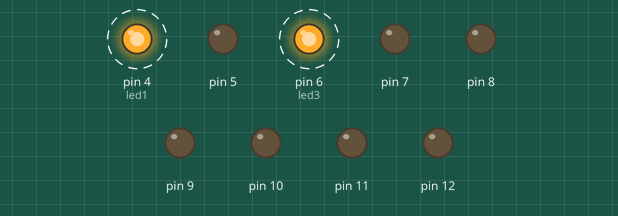
Bench run of a sketch on a simulated Arduino Uno, built with avr-gcc and run on an emulated ATmega328P. Shown: output pins drawn as LEDs (lit = HIGH). Dashed ring = blinking.

Above: at 0.2 s.
Timing chart, 0 to 3.0 s (numbered marks = the images above):
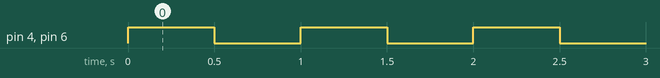

Measured:
- by itself, pin 4 (led1), pin 6 (led3): alternates HIGH for 0.50 s and LOW for 0.50 s

The sketch:

Car_LED_lights_visualisation.ino
```cpp
const int buttonPin1 = 2;
const int buttonPin2 = 3;
//LED1
const int led1 = 4;  //R
const int led2 = 5;  //G
const int led3 = 6;  //B
//LED2
const int led4 = 7;  //R
const int led5 = 8;  //G
const int led6 = 9; //B
//LED3
const int led7 = 10;  //R
const int led8 = 11;  //G
const int led9 = 12; //B

int buttonState1 = 0;
int buttonState2 = 0;

void setup() {
  // put your setup code here, to run once:
pinMode(4, OUTPUT);
pinMode(5, OUTPUT);
pinMode(6, OUTPUT);
pinMode(7, OUTPUT);
pinMode(8, OUTPUT);
pinMode(9, OUTPUT);
pinMode(10, OUTPUT);
pinMode(11, OUTPUT);
pinMode(12, OUTPUT);
pinMode(2,INPUT);
pinMode(3,INPUT);
}

void loop() {
/*    // put your main code here, to run repeatedly:
  buttonState1 = digitalRead(buttonPin1);
  buttonState2 = digitalRead(buttonPin2);

    digitalWrite(led1, LOW);
    //delay(150);
  if(buttonState1 == HIGH && buttonState2 == LOW){

    digitalWrite(led2, HIGH);
    digitalWrite(led3, HIGH);
    delay(150);
    digitalWrite(led5, HIGH);
    digitalWrite(led6, HIGH);
    delay(150);
    digitalWrite(led8, HIGH);
    digitalWrite(led9, HIGH);
    delay(10);
    digitalWrite(led2, LOW);
    digitalWrite(led3, LOW);
    delay(150);
    digitalWrite(led5, LOW);
    digitalWrite(led6, LOW);
    delay(150);
    digitalWrite(led8, LOW);
    digitalWrite(led9, LOW);
    delay(150);

    KNIGHT RIDER
    digitalWrite(led7, HIGH);
    digitalWrite(led9, HIGH);
    delay(150);
    digitalWrite(led4, HIGH);
    digitalWrite(led6, HIGH);
    delay(150);
    digitalWrite(led1, HIGH);
    digitalWrite(led3, HIGH);
    delay(150);
    digitalWrite(led7, LOW);
    digitalWrite(led9, LOW);
    delay(150);
    digitalWrite(led4, LOW);
    digitalWrite(led6, LOW);
    delay(150);
    digitalWrite(led1, LOW);
    digitalWrite(led3, LOW);
    delay(50);


  }
  else if(buttonState2 == HIGH && buttonState1 == LOW){
    digitalWrite(led9, HIGH);
    digitalWrite(led8, HIGH);
    delay(150);
    digitalWrite(led6, HIGH);
    digitalWrite(led5, HIGH);
    delay(150);
    digitalWrite(led3, HIGH);
    digitalWrite(led2, HIGH);
    delay(150);
    digitalWrite(led9, LOW);
    digitalWrite(led8, LOW);
    delay(150);
    digitalWrite(led6, LOW);
    digitalWrite(led5, LOW);
    delay(150);
    digitalWrite(led3, LOW);
    digitalWrite(led2, LOW);
    delay(150);
  }
  else {
  digitalWrite(led1, HIGH);
    digitalWrite(led4, HIGH);
    digitalWrite(led7, HIGH);
    delay(650);
    digitalWrite(led1, LOW);
    //digitalWrite(led2, LOW);
    digitalWrite(led4, LOW);
    digitalWrite(led7, LOW);
    //digitalWrite(led6, LOW);
    delay(650);

    digitalWrite(led1, HIGH);
    delay(150);
    digitalWrite(led4, HIGH);
    delay(150);
    digitalWrite(led7, HIGH);
    delay(150);
    digitalWrite(led1, LOW);
    delay(150);
    digitalWrite(led4, LOW);
    delay(150);
    digitalWrite(led7, LOW);
    delay(200);

*/
  //KNIGHT RIDER
    digitalWrite(led1, HIGH);
    digitalWrite(led3, HIGH);
    delay(500);
    digitalWrite(led1, LOW);
    digitalWrite(led3, LOW);
    delay(500);

}
```
